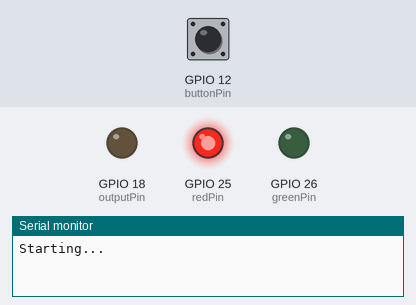
The sketch below on a simulated ESP32. Parts: output pins drawn as LEDs (lit = HIGH), the last lines printed to the serial monitor. Inputs (shaded band) come from the test bench; at power-on: GPIO 12 (buttonPin) HIGH.

Above: at 1.2 s.
1.3 s: GPIO 12 (buttonPin) pulled LOW for 0.15 s
At 2.1 s:
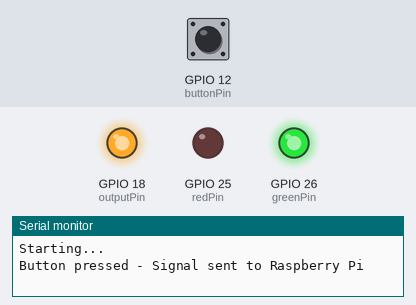
4.4 s: GPIO 12 (buttonPin) pulled LOW for 1 s
At 7.9 s:
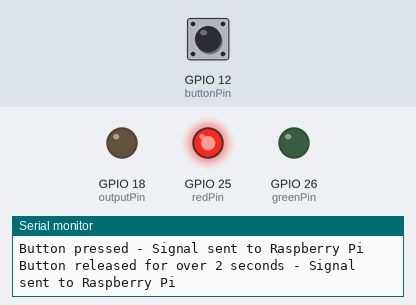
8.4 s: GPIO 12 (buttonPin) pulled LOW for 3.2 s
At 8.7 s:
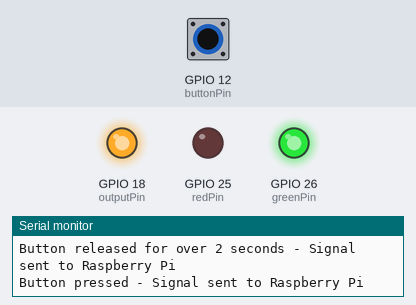
Timing chart, 0 to 15.1 s (numbered marks = the images above; inputs shaded):
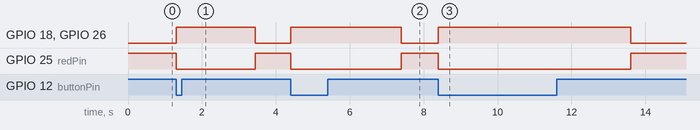

Measured:
- after the input at 1.3 s, GPIO 18 (outputPin), GPIO 26 (greenPin): LOW → HIGH at once, → LOW 2.1 s later; GPIO 25 (redPin): HIGH → LOW at once, → HIGH 2.1 s later
- after the input at 4.4 s, GPIO 18 (outputPin), GPIO 26 (greenPin): LOW → HIGH at once, → LOW 3.0 s later; GPIO 25 (redPin): HIGH → LOW at once, → HIGH 3.0 s later
- after the input at 8.4 s, GPIO 18 (outputPin), GPIO 26 (greenPin): LOW → HIGH at once, → LOW 5.2 s later; GPIO 25 (redPin): HIGH → LOW at once, → HIGH 5.2 s later

The sketch:

gaffelkontakt_simpel.ino
```cpp
// Define pins for the RGB LED
const int redPin = 25;      // Red pin of the RGB LED connected to GPIO 25
const int greenPin = 26;    // Green pin of the RGB LED connected to GPIO 26

// Define pin for the button
const int buttonPin = 12;   // Button connected to GPIO 12

// Define pin for Raspberry Pi signal
const int outputPin = 18;   // Pin to send signal to Raspberry Pi

// Variables to store button state and timing
bool lastButtonState = HIGH;
unsigned long buttonLastReleaseTime = 0;
unsigned long releaseDurationThreshold = 2000; // Duration threshold in milliseconds (2 seconds)
bool signalSentOnPress = false;
bool signalSentOnRelease = false;

void setup() {
  Serial.begin(115200);

  // Initialize the RGB LED pins as outputs
  pinMode(redPin, OUTPUT);
  pinMode(greenPin, OUTPUT);

  // Initialize the button pin as input with an internal pull-up resistor
  pinMode(buttonPin, INPUT_PULLUP);

  // Initialize the output pin for Raspberry Pi
  pinMode(outputPin, OUTPUT);

  // Set the initial state of the RGB LED to red (button not pressed)
  setRGBColor(255, 0); // Red color

  Serial.println("Starting...");
}

void loop() {
  // Check button state
  checkButton();
}

void checkButton() {
  // Read the current state of the button
  bool currentButtonState = digitalRead(buttonPin);

  // If the button is pressed and a signal has not been sent yet
  if (currentButtonState == LOW && !signalSentOnPress) {
    setRGBColor(0, 255); // Green color
    digitalWrite(outputPin, HIGH); // Send signal to Raspberry Pi
    Serial.println("Button pressed - Signal sent to Raspberry Pi");
    signalSentOnPress = true;
    signalSentOnRelease = false; // Reset release signal flag
    buttonLastReleaseTime = millis(); // Reset release timer
  }

  // If the button is released
  if (currentButtonState == HIGH) {
    // Start timing the release
    if (!signalSentOnRelease && (millis() - buttonLastReleaseTime >= releaseDurationThreshold)) {
      setRGBColor(255, 0); // Red color
      digitalWrite(outputPin, LOW); // Send signal to Raspberry Pi
      Serial.println("Button released for over 2 seconds - Signal sent to Raspberry Pi");
      signalSentOnRelease = true;
      signalSentOnPress = false; // Reset press signal flag for next cycle
    }
  } else {
    // Reset the release timer when the button is pressed
    buttonLastReleaseTime = millis();
    signalSentOnRelease = false; // Allow release signal in the next release
  }

  // Update last state
  lastButtonState = currentButtonState;
}

void setRGBColor(int red, int green) {
  analogWrite(redPin, red);
  analogWrite(greenPin, green);
}
```
